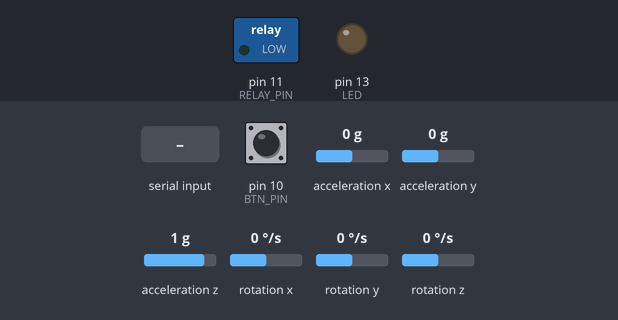
The sketch below on a simulated Arduino Uno, built with avr-gcc and run on an emulated ATmega328P. On the bench: switched loads named in the sketch (green lamp = pin HIGH), output pins drawn as LEDs (lit = HIGH). Wiring (inferred from the names in the program): MPU-6050 motion sensor at I2C address 0x68. Inputs (shaded band) come from the test bench; at power-on: pin 10 (BTN_PIN) LOW, acceleration x 0 g, acceleration y 0 g, acceleration z 1 g, rotation x 0 °/s, rotation y 0 °/s, rotation z 0 °/s. No radio packets arrive unless stated; pins used as bus, display or sensor lines are not drawn; what the sketch prints to the serial monitor is not drawn.

Above: at 4.8 s.
4.9 s: "@" received over Serial
At 6.1 s:
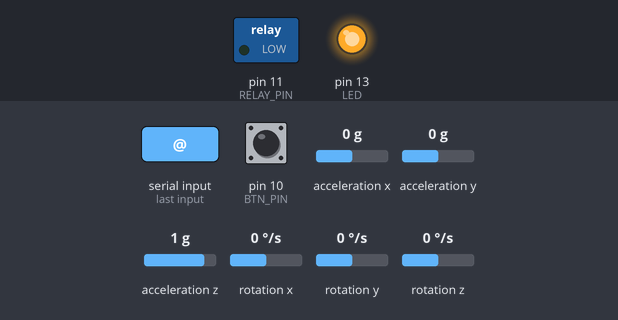
6.4 s: pin 10 (BTN_PIN) pulled HIGH for 0.15 s
8.0 s: pin 10 (BTN_PIN) pulled HIGH for 1 s
Timing chart, 0 to 11.0 s (numbered marks = the images above; inputs shaded):
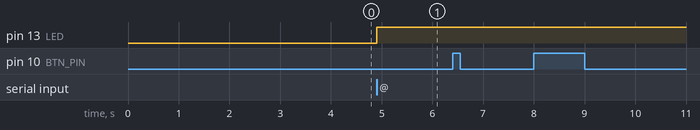

Measured:
- after the input at 4.9 s, pin 13 (LED): LOW → HIGH at once
- after the input at 6.4 s, every drawn part: stays the same
- after the input at 8.0 s, every drawn part: stays the same

The sketch:

Gyro_gun_controller.ino
```cpp
#include <SPI.h>
#include <RH_RF69.h>
#include <Wire.h>

// Relevant physical pins
#define RFM69_INT   7
#define RFM69_CS    8
#define SOLENOID_SWITCH_PIN 9
#define BTN_PIN     10
#define RELAY_PIN   11
#define RFM69_RST   12
#define LED        13


// Radio frequency (MHz)
#define RF69_FREQ 915.0

// Singleton instance of the radio driver
RH_RF69 rf69(RFM69_CS, RFM69_INT);


// ========== Gyroscope variables ================

const int MPU = 0x68; // MPU6050 I2C address
float AccX, AccY, AccZ;
float GyroX, GyroY, GyroZ;
float accAngleX, accAngleY, gyroAngleX, gyroAngleY, gyroAngleZ;
float roll, pitch, yaw;
float AccErrorX, AccErrorY, GyroErrorX, GyroErrorY, GyroErrorZ;
float elapsedTime, currentTime, previousTime;
int c = 0;
long gyroSendPeriod_ms = 100;
long lastGyroSendTime_ms = 0;

// ========== Trigger variables ================

bool btnPressed = false;
long lastButtonPressMillis = 0;
bool longPress = false;

// ===================================

void setup()
{

  // Set pinmodes
  pinMode(RELAY_PIN, OUTPUT);
  pinMode(SOLENOID_SWITCH_PIN, INPUT);
  pinMode(LED, OUTPUT);
  pinMode(RFM69_RST, OUTPUT);
  pinMode(BTN_PIN, INPUT);

  // Ensure radio reset pin is set to low
  digitalWrite(RFM69_RST, LOW);

  // wait some time for RFM69HCW breakout radio board to configure itself
  delay(2000);

  // Begin serial at 230400 Bauds
  Serial.begin(230400);

  // Delay before outputting first serial message (otherwise message may be lost!)
  delay(200);
  Serial.println("Begin");


  // RFM69HCW Setup ====================================================================
  Serial.println("Feather RFM69 RX Test!");
  Serial.println();
  Serial.println("Feather RFM69 resetting");

  // Manually reset the RFM69HCW Radio Module
  digitalWrite(RFM69_RST, HIGH);
  delay(100);
  digitalWrite(RFM69_RST, LOW);
  delay(100);
  Serial.println("Feather RFM69 resetted");
  if (!rf69.init()) {
    Serial.println("RFM69 radio init failed");
    while (1);
  }
  Serial.println("RFM69 radio init OK!");

  // Defaults after init are 434.0MHz, modulation GFSK_Rb250Fd250, +13dbM (for low power module)
  // No encryption
  if (!rf69.setFrequency(RF69_FREQ)) {
    Serial.println("setFrequency failed");
  }

  // If you are using a high power RF69 eg RFM69HW, you *must* set a Tx power with the
  // ishighpowermodule flag set like this:
  rf69.setTxPower(20, true);  // range from 14-20 for power, 2nd arg must be true for 69HCW

  // The encryption key has to be the same as the one in the server
  uint8_t key[] = { 0x01, 0x02, 0x03, 0x04, 0x05, 0x06, 0x07, 0x08,
                    0x01, 0x02, 0x03, 0x04, 0x05, 0x06, 0x07, 0x08
                  };
  rf69.setEncryptionKey(key);
  Serial.print("RFM69 radio @");  Serial.print((int)RF69_FREQ);  Serial.println(" MHz");


  // MPU-6050 Gyro Setup ====================================================================
  Wire.begin();                      // Initialize comunication
  Wire.beginTransmission(MPU);       // Start communication with MPU6050 // MPU=0x68
  Wire.write(0x6B);                  // Talk to the register 6B
  Wire.write(0x00);                  // Make reset - place a 0 into the 6B register
  Wire.endTransmission(true);        //end the transmission
  calculate_IMU_error();
  delay(20);

  // Ensure solenoid is not active.
  digitalWrite(RELAY_PIN, LOW);

}

// send telemetry packet without timeout
void SendTelemetryPacket(String telemetryPacket) {
  char telemetryPacketArray[12];
  telemetryPacket.toCharArray(telemetryPacketArray, 12);
  rf69.send((uint8_t *)telemetryPacketArray, strlen(telemetryPacketArray));

  // if serial is connected, send the command over serial instead.
  if (Serial){
    Serial.println(telemetryPacket);
  }
}


// Function fires the solenoid by closing the relay.
// The code is a bit dirty and should use a state machine instead of a delay - but this isn't a critical system!
void FireSolenoid(){
  if(digitalRead(SOLENOID_SWITCH_PIN)){
    digitalWrite(RELAY_PIN, LOW);
    delay(10);
    digitalWrite(RELAY_PIN, HIGH);
    delay(40);
    digitalWrite(RELAY_PIN, LOW);
  }

}


void loop() {
  // ensure that the solenoid is not powered - this can quickly drain the battery otherwise.
  digitalWrite(RELAY_PIN, LOW);

  // TRIGGER SENSING ===================================================================
  // Detect moment when trigger is initially pulled
  if (digitalRead(BTN_PIN) && !btnPressed) {
    lastButtonPressMillis = millis();
    btnPressed = true;
  }
  // Detect if trigger has been held for more than 400ms. Only triggers once per long press.
  else if (btnPressed && (millis() - lastButtonPressMillis > 400) && !longPress) {
    SendTelemetryPacket("@L");
    zero_readings();
    longPress = true;
  }
  // Detect when trigger is released *after* a long press. Do not fire.
  else if (!digitalRead(BTN_PIN) && btnPressed && longPress) {
    longPress = false;
    btnPressed = false;
  }
  // Detect when trigger is released *before* a long press (normal operation). Open fire!
  else if (!digitalRead(BTN_PIN) && btnPressed && !longPress){
    SendTelemetryPacket("@F");
    btnPressed = false;
    longPress = false;
  }


  // COMMUNICATION ===================================================================
  // Poll the radio module. If there exists messages in the buffer, then read them.
  if (rf69.available()) {

    uint8_t buf[RH_RF69_MAX_MESSAGE_LEN];
    uint8_t len = sizeof(buf);
    if (rf69.recv(buf, &len)) {
      if (!len) return;
      buf[len] = 0;
      String msg = (char*)buf;
      // if the message equals "@F" - the fire command, then fire the solenoid.
      if(msg[0] == '@' && msg[1] == 'F'){
        FireSolenoid();
      }
    }
  }

  // If we are connected via serial, then poll the serial buffer. We are implicitly not using the radio.
  if (Serial){
    String  message = "";
    while (Serial.available() > 0) {
      delay(1);
      digitalWrite(LED_BUILTIN, HIGH);
      if (Serial.available() > 0) {

        char c = Serial.read();  //gets one byte from serial buffer
        //Serial.print(c);
        message += c; //makes the string readString
      }
    }

    // if the message equals "@F" - the fire command, then fire the solenoid.
    if(message[0] == '@' && message[1] == 'F'){
        FireSolenoid();
      }
  }


  // 3-AXIS GYRO ====================================
  // === Read acceleromter data === //
  Wire.beginTransmission(MPU);
  Wire.write(0x3B); // Start with register 0x3B (ACCEL_XOUT_H)
  Wire.endTransmission(false);
  Wire.requestFrom(MPU, 6, true); // Read 6 registers total, each axis value is stored in 2 registers
  //For a range of +-2g, we need to divide the raw values by 16384, according to the datasheet
  AccX = (Wire.read() << 8 | Wire.read()) / 16384.0; // X-axis value
  AccY = (Wire.read() << 8 | Wire.read()) / 16384.0; // Y-axis value
  AccZ = (Wire.read() << 8 | Wire.read()) / 16384.0; // Z-axis value
  // Calculating Roll and Pitch from the accelerometer data
  accAngleX = (atan(AccY / sqrt(pow(AccX, 2) + pow(AccZ, 2))) * 180 / PI); // AccErrorX ~(0.58) See the calculate_IMU_error()custom function for more details
  accAngleY = (atan(-1 * AccX / sqrt(pow(AccY, 2) + pow(AccZ, 2))) * 180 / PI); // AccErrorY ~(-1.58)
  // === Read gyroscope data === //
  previousTime = currentTime;        // Previous time is stored before the actual time read
  currentTime = millis();            // Current time actual time read
  elapsedTime = (currentTime - previousTime) / 1000; // Divide by 1000 to get seconds
  Wire.beginTransmission(MPU);
  Wire.write(0x43); // Gyro data first register address 0x43
  Wire.endTransmission(false);
  Wire.requestFrom(MPU, 6, true); // Read 4 registers total, each axis value is stored in 2 registers
  GyroX = (Wire.read() << 8 | Wire.read()) / 131.0; // For a 250deg/s range we have to divide first the raw value by 131.0, according to the datasheet
  GyroY = (Wire.read() << 8 | Wire.read()) / 131.0;
  GyroZ = (Wire.read() << 8 | Wire.read()) / 131.0;
  // Correct the outputs with the calculated error values
  GyroX = GyroX - GyroErrorX; // GyroErrorX ~(-0.56)
  GyroY = GyroY - GyroErrorY; // GyroErrorY ~(2)
  GyroZ = GyroZ - GyroErrorZ; // GyroErrorZ ~ (-0.8)

  // High pass filter to combat drift. Only deal with sufficiently large angular velocities.
  // Threshold values selected through trial and error.
  if(abs(GyroX) < 0.02)GyroX = 0;
  if(abs(GyroY) < 0.02)GyroY = 0;
  if(abs(GyroZ) < 0.02)GyroZ = 0;
  // Currently the raw values are in degrees per seconds, deg/s, so we need to multiply by sendonds (s) to get the angle in degrees
  if (abs(gyroAngleX + GyroX) > 0.05 )gyroAngleX = gyroAngleX + GyroX * elapsedTime; // deg/s * s = deg
  if (abs(gyroAngleY + GyroY) > 0.05 )gyroAngleY = gyroAngleY + GyroY * elapsedTime;
  if (abs(gyroAngleZ + GyroZ) > 0.05 )gyroAngleZ = gyroAngleZ + GyroZ * elapsedTime;

  yaw =  gyroAngleZ;
  // Complementary filter - combine acceleromter and gyro angle values
  roll =  gyroAngleX;
  pitch = gyroAngleY;


  // TELEMETRY =====================
  if (millis() - lastGyroSendTime_ms > gyroSendPeriod_ms) {
    lastGyroSendTime_ms = millis();
    // send telemetry
    String telemetry = "#" + String((int)(roll)) + ","  + String((int)(yaw)) + ",";
    SendTelemetryPacket(telemetry);
  }
}


// Function called after a long press. Zeroes values and re-calibrates 3-Axis Gyro.
void zero_readings(){


  gyroAngleX = 0;
  gyroAngleY = 0;
  gyroAngleZ = 0;

  yaw = 0;
  roll = 0;
  pitch = 0;

  AccX = 0;
  AccY = 0;
  AccZ = 0;

  GyroX = 0;
  GyroY = 0;
  GyroZ = 0;

  accAngleX = 0;
  accAngleY = 0;

  AccErrorX = 0;
  AccErrorY = 0;

  GyroErrorX = 0;
  GyroErrorY = 0;
  GyroErrorZ = 0;

  calculate_IMU_error();
}


// t is a variable to denote number of samples
int t = 500;
void calculate_IMU_error() {
  // We can call this funtion in the setup section to calculate the accelerometer and gyro data error. From here we will get the error values used in the above equations printed on the Serial Monitor.
  // Note that we should place the IMU flat in order to get the proper values, so that we then can the correct values
  // Read accelerometer values t times
  c = 0;
  while (c < t) {
    Wire.beginTransmission(MPU);
    Wire.write(0x3B);
    Wire.endTransmission(false);
    Wire.requestFrom(MPU, 6, true);
    AccX = (Wire.read() << 8 | Wire.read()) / 16384.0 ;
    AccY = (Wire.read() << 8 | Wire.read()) / 16384.0 ;
    AccZ = (Wire.read() << 8 | Wire.read()) / 16384.0 ;
    // Sum all readings
    AccErrorX = AccErrorX + ((atan((AccY) / sqrt(pow((AccX), 2) + pow((AccZ), 2))) * 180 / PI));
    AccErrorY = AccErrorY + ((atan(-1 * (AccX) / sqrt(pow((AccY), 2) + pow((AccZ), 2))) * 180 / PI));
    c++;
  }
  //Divide the sum by 200 to get the error value
  AccErrorX = AccErrorX / t;
  AccErrorY = AccErrorY / t;
  c = 0;
  // Read gyro values 200 times
  while (c < t) {
    Wire.beginTransmission(MPU);
    Wire.write(0x43);
    Wire.endTransmission(false);
    Wire.requestFrom(MPU, 6, true);
    GyroX = Wire.read() << 8 | Wire.read();
    GyroY = Wire.read() << 8 | Wire.read();
    GyroZ = Wire.read() << 8 | Wire.read();
    // Sum all readings
    GyroErrorX = GyroErrorX + (GyroX / 131.0);
    GyroErrorY = GyroErrorY + (GyroY / 131.0);
    GyroErrorZ = GyroErrorZ + (GyroZ / 131.0);
    c++;
  }
  //Divide the sum by t to get the error value
  GyroErrorX = GyroErrorX / t;
  GyroErrorY = GyroErrorY / t;
  GyroErrorZ = GyroErrorZ / t;
  // Print the error values on the Serial Monitor
  Serial.print("AccErrorX: ");
  Serial.println(AccErrorX);
  Serial.print("AccErrorY: ");
  Serial.println(AccErrorY);
  Serial.print("GyroErrorX: ");
  Serial.println(GyroErrorX);
  Serial.print("GyroErrorY: ");
  Serial.println(GyroErrorY);
  Serial.print("GyroErrorZ: ");
  Serial.println(GyroErrorZ);
}
```
